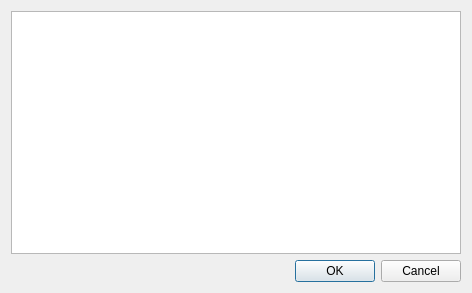
<?xml version="1.0" encoding="UTF-8"?>
<ui version="4.0">
 <class>Dialog</class>
 <widget class="QDialog" name="Dialog">
  <property name="geometry">
   <rect>
    <x>0</x>
    <y>0</y>
    <width>472</width>
    <height>293</height>
   </rect>
  </property>
  <property name="windowTitle">
   <string>Dialog</string>
  </property>
  <layout class="QVBoxLayout" name="verticalLayout">
   <item>
    <widget class="QPlainTextEdit" name="plainTextEdit"/>
   </item>
   <item>
    <widget class="QDialogButtonBox" name="buttonBox">
     <property name="standardButtons">
      <set>QDialogButtonBox::Cancel|QDialogButtonBox::Ok</set>
     </property>
    </widget>
   </item>
  </layout>
 </widget>
 <resources/>
 <connections/>
</ui>
